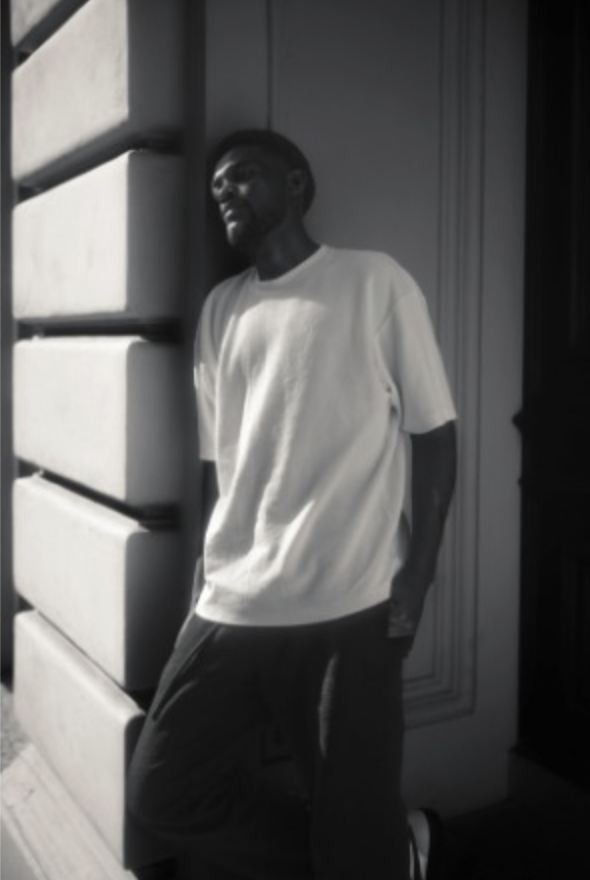
#> input picture Example images/image1.png, 590 x 880 px
$ python -i analyze_image.py   (imports and definitions only)   (older library calls are emulated)
#> lines starting #> are read from the running program, lines starting #| are printed output that depends on the picture
from PIL import Image, ImageDraw
import mediapipe as mp
import numpy as np
import cv2  # OpenCV is used for image format conversion
import itertools
import random
from sklearn.cluster import MeanShift


# [250 lines left out: functions import_model, run_full_analysis, image_segmentation, find_one_point_perspective, not called in this run]


def find_horizon_line(input_image):
    """
    Finds the single most dominant line (even if tilted) by rotating the image's
    gradient map.
    """
    print("   Detecting horizon line...")
    image_np = np.array(input_image)
    height, width, _ = image_np.shape
#> height = 880; width = 590
    gray = cv2.cvtColor(image_np, cv2.COLOR_RGB2GRAY)
    blurred = cv2.GaussianBlur(gray, (21, 21), 0)
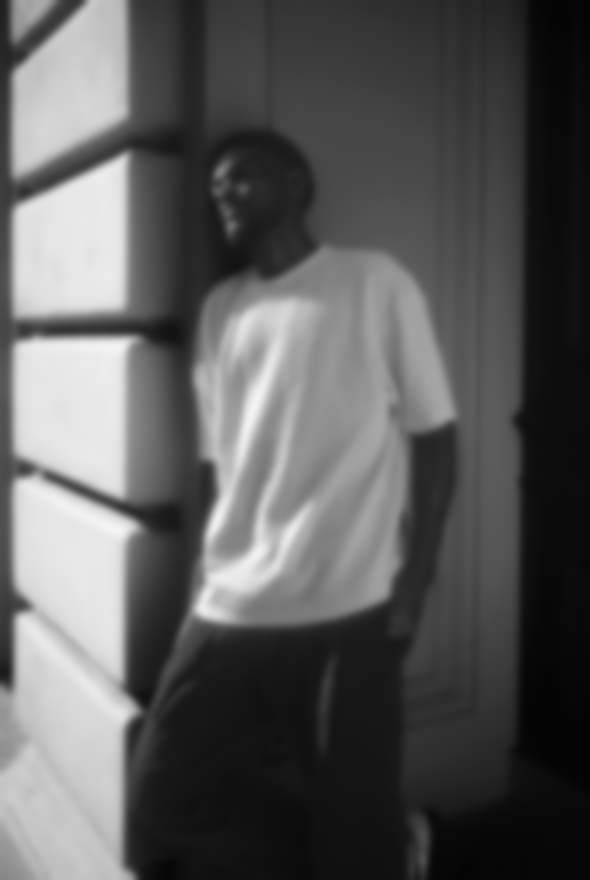
#> blurred: shape (880, 590); min 3, max 244, mean 91
    sobel_y = cv2.Sobel(blurred, cv2.CV_64F, 0, 1, ksize=5)
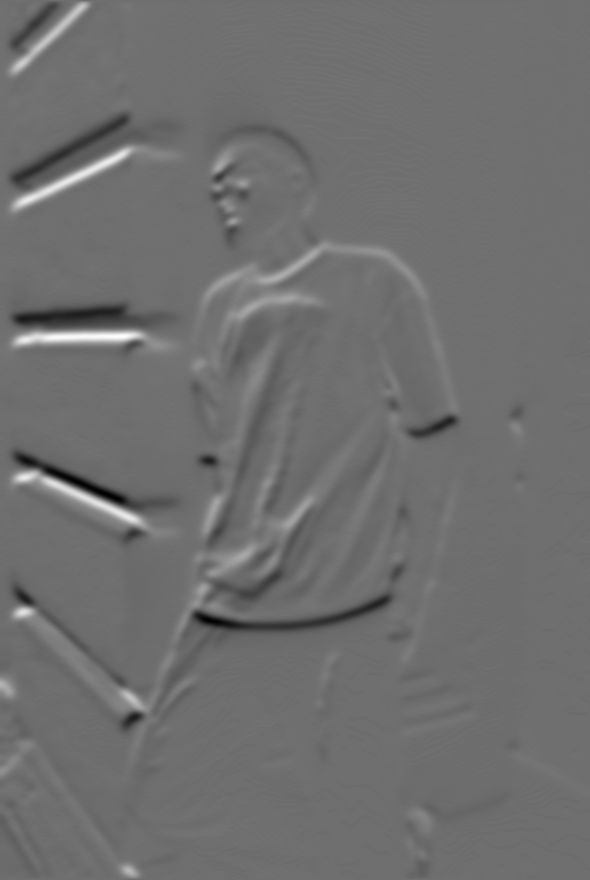
#> sobel_y: shape (880, 590) float64; min -2019, max 2604, mean -1.6; drawn with min black and max white
    abs_sobel_y = np.uint8(np.absolute(sobel_y))
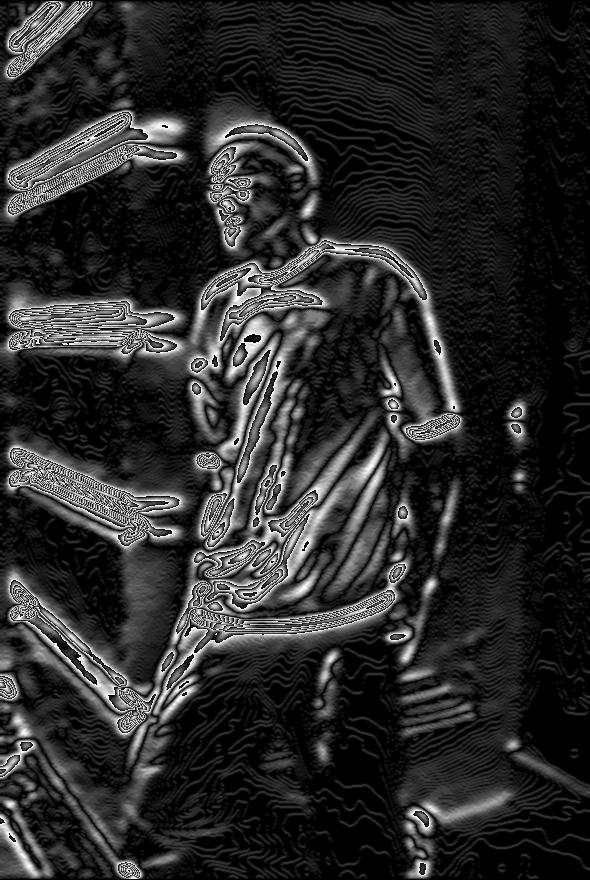
#> abs_sobel_y: shape (880, 590); min 0, max 255, mean 42.7
    best_angle, max_strength, best_row = 0, 0, 0
    for angle in np.arange(-45, 46, 1):
        M = cv2.getRotationMatrix2D((width / 2, height / 2), angle, 1)
        rotated_sobel = cv2.warpAffine(abs_sobel_y, M, (width, height))
        row_sums = np.sum(rotated_sobel, axis=1)
        current_max = np.max(row_sums)
        if current_max > max_strength:
            max_strength, best_angle, best_row = current_max, angle, np.argmax(row_sums)
#> this loop made 91 passes
#> (current_max, max_strength, best_angle, best_row) on passes 1 to 2: (58449, 58449, -45, 510), (58587, 58587, -44, 510)
#> current_max on passes 3 to 8: 55965, 52979, 52004, 51366, 50818, 49188
#> pass 1, in find_horizon_line, `rotated_sobel = cv2.warpAffine(abs_sobel_y, M, (width, height))`:
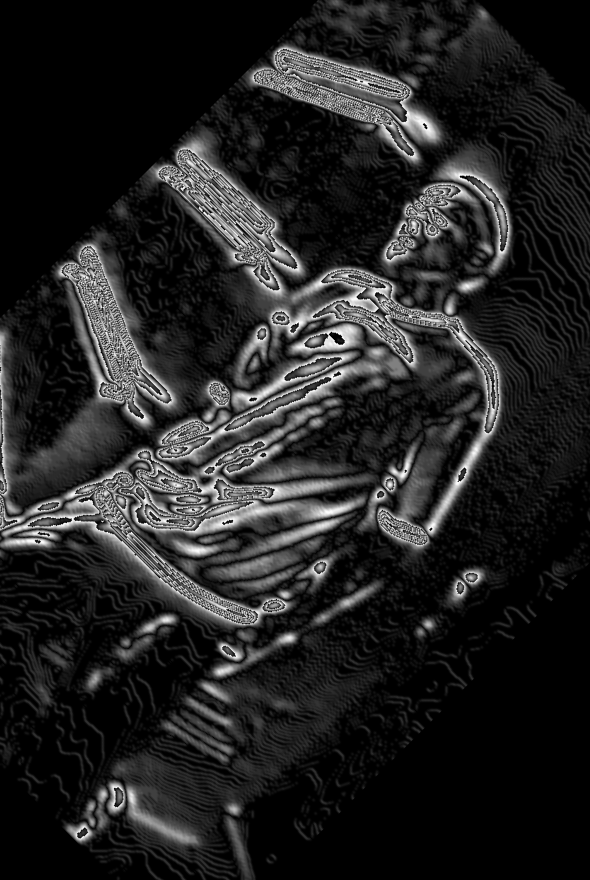
#> rotated_sobel: shape (880, 590); min 0, max 255, mean 35.1
#> pass 2, in find_horizon_line, `rotated_sobel = cv2.warpAffine(abs_sobel_y, M, (width, height))`:
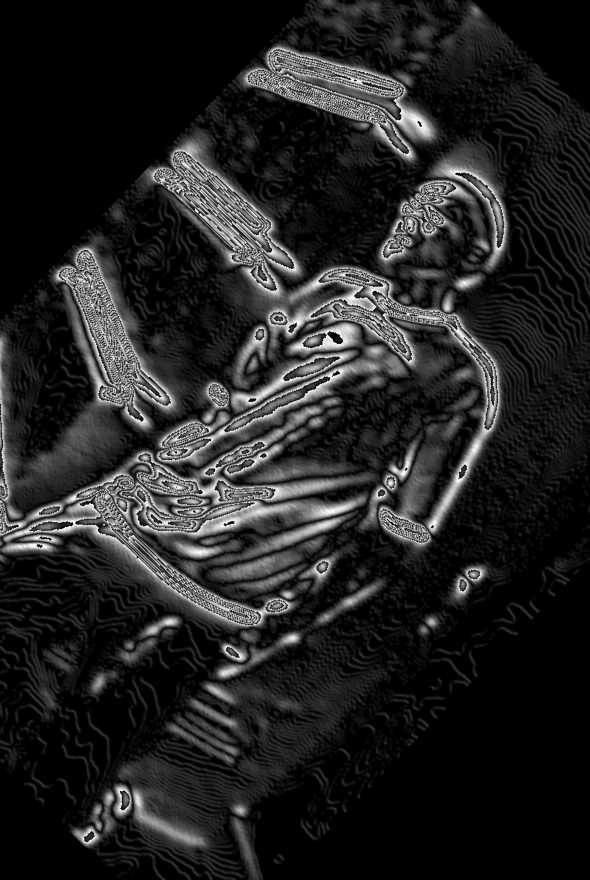
#> rotated_sobel: shape (880, 590); min 0, max 255, mean 35.2
#> pass 3, in find_horizon_line, `rotated_sobel = cv2.warpAffine(abs_sobel_y, M, (width, height))`:
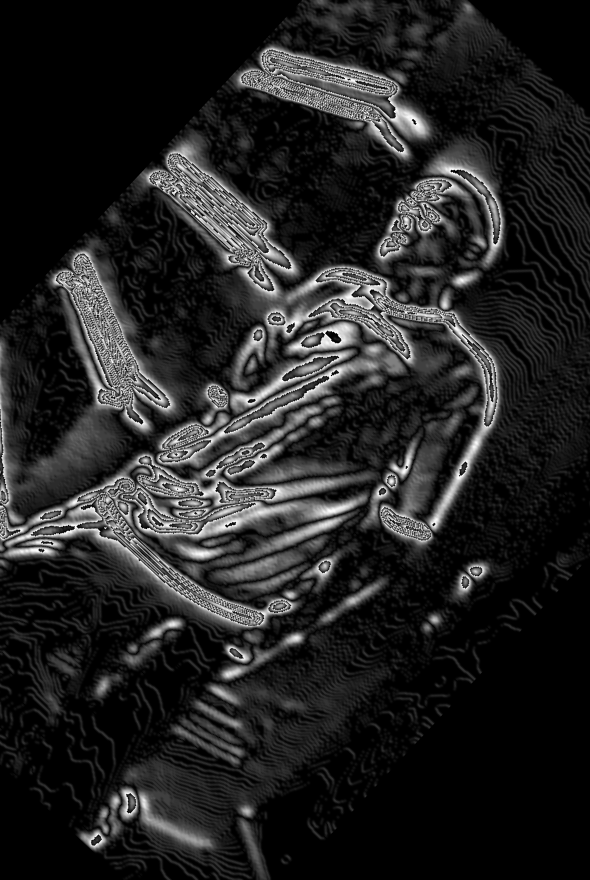
#> rotated_sobel: shape (880, 590); min 0, max 255, mean 35.2
#> after the loop, best_angle = -44; best_row = 510; max_strength = 58587
    print(f"   ...Horizon line found at angle {best_angle} degrees.")
#> (printed output is left out)
    if max_strength < (
        np.mean(abs_sobel_y) * width * 0.1
    ):  # Threshold to avoid finding horizon in images without one
        print("   ...Horizon line too weak, discarding.")
        return None

    center_x, center_y = width / 2, height / 2
#> center_x = 295; center_y = 440
    rad_angle = np.deg2rad(best_angle)
#> rad_angle = -0.768
    orig_y = (best_row - center_y) * np.cos(-rad_angle) + center_y
#> orig_y = 490.4
    orig_x = (best_row - center_y) * np.sin(-rad_angle) + center_x
#> orig_x = 343.6
    x1, y1 = 0, np.tan(rad_angle) * (0 - orig_x) + orig_y
#> x1 = 0; y1 = 822.2
    x2, y2 = width, np.tan(rad_angle) * (width - orig_x) + orig_y
#> x2 = 590; y2 = 252.4
    return [int(x1), int(y1), int(x2), int(y2)]

>>> import cv2
>>> picture = cv2.cvtColor(cv2.imread('Example images/image1.png'), cv2.COLOR_BGR2RGB)
>>> result = find_horizon_line(picture)
#> result = [0, 822, 590, 252]

$ run again, on Example images/image2.png
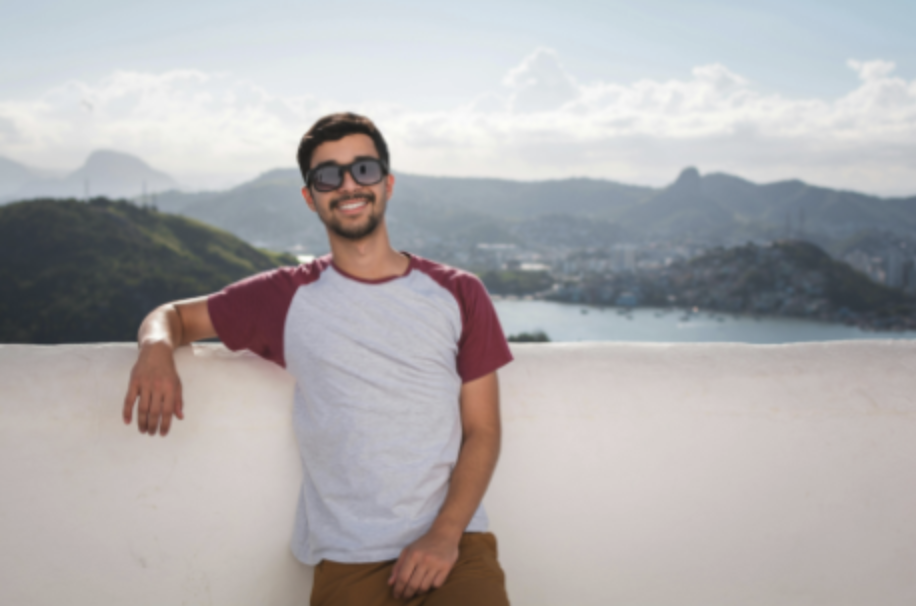
#> input picture Example images/image2.png, 916 x 606 px
#> the loop in find_horizon_line, `for angle in np.arange(-45, 46, 1):` made 91 passes
#> (current_max, max_strength, best_row) on passes 1, 3, 7, 10, 17, 19, 21, 22: (65921, 65921, 375), (67564, 67564, 420), (69531, 69531, 416), (70831, 70831, 420), (72878, 72878, 177), (76200, 76200, 186), (78490, 78490, 188), (79065, 79065, 184)
#> pass 1, in find_horizon_line, `rotated_sobel = cv2.warpAffine(abs_sobel_y, M, (width, height))`:
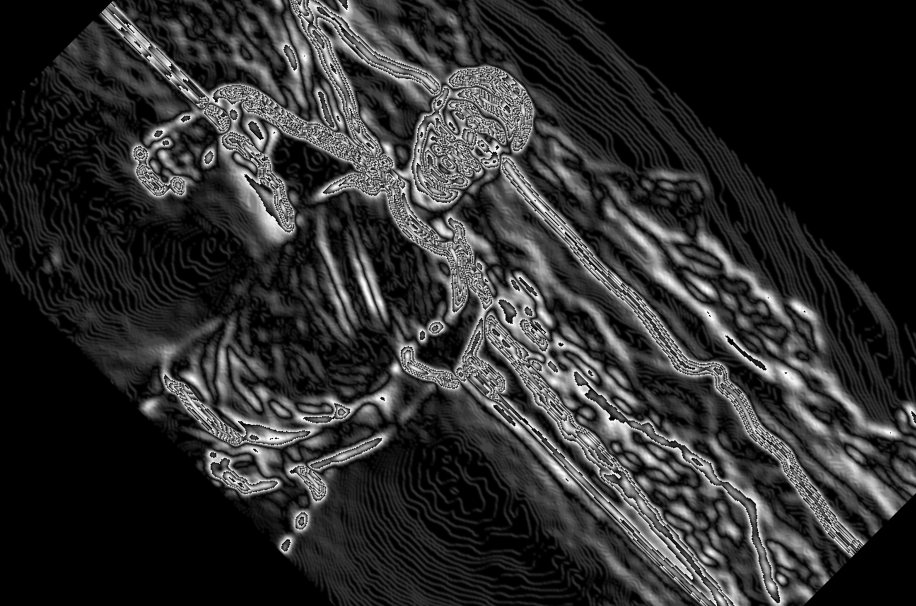
#> rotated_sobel: shape (606, 916); min 0, max 255, mean 46.4
#> pass 3, in find_horizon_line, `rotated_sobel = cv2.warpAffine(abs_sobel_y, M, (width, height))`:
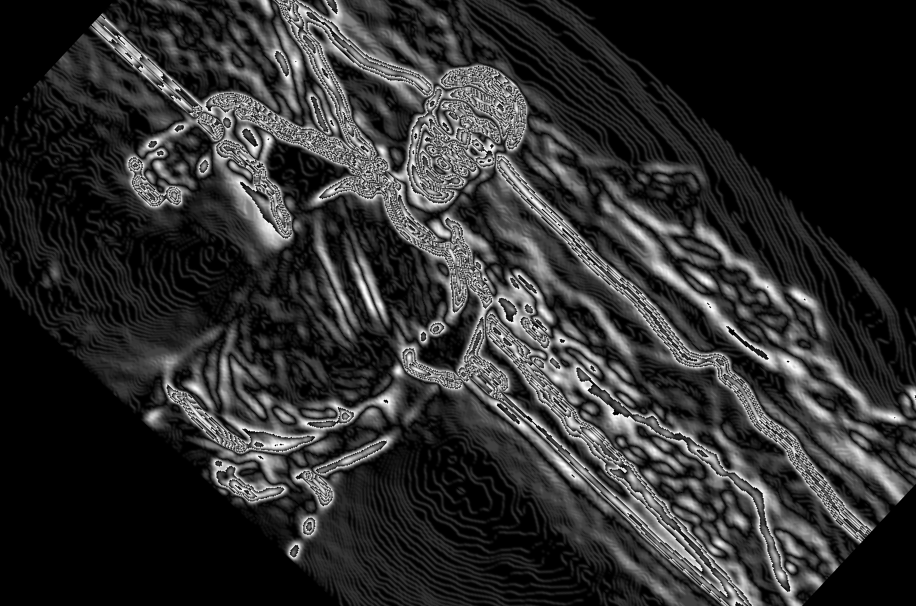
#> rotated_sobel: shape (606, 916); min 0, max 255, mean 46.7
#> after the loop in find_horizon_line, `for angle in np.arange(-45, 46, 1):`: best_angle = 1; best_row = 175; max_strength = 110790
#> (printed output is left out)
#> rad_angle = 0.0175
#> orig_y = 175
#> orig_x = 460.2
#> x1 = 0; y1 = 167
#> x2 = 916; y2 = 183
#> result = [0, 166, 916, 182]
